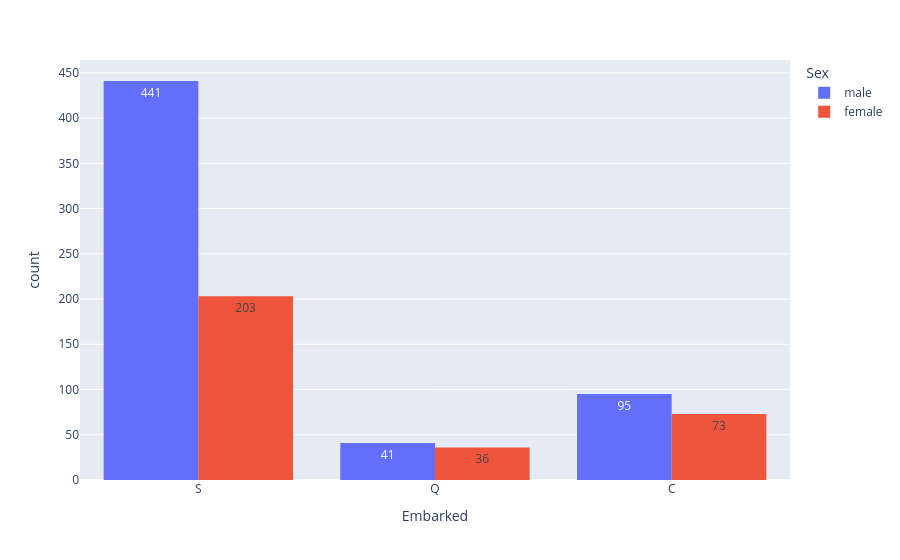

Source (notebook cell):
### Code cell
px.histogram(df,df['Embarked'],color='Sex',barmode='group',text_auto=True)

### Figure 1 — Plotly figure (JSON) as saved in the notebook; plotly's stock layout.template omitted (floating-point values rounded to 4 significant figures; data arrays with more than 128 entries replaced by an {"elided": "..."} marker saying what was removed)
{"data": [{"alignmentgroup": "True", "bingroup": "x", "hovertemplate": "Sex=male<br>Embarked=%{x}<br>count=%{y}<extra></extra>", "legendgroup": "male", "marker": {"color": "#636efa", "pattern": {"shape": ""}}, "name": "male", "offsetgroup": "male", "orientation": "v", "showlegend": true, "texttemplate": "%{value}", "type": "histogram", "x": {"elided": "577 str values"}, "xaxis": "x", "yaxis": "y"}, {"alignmentgroup": "True", "bingroup": "x", "hovertemplate": "Sex=female<br>Embarked=%{x}<br>count=%{y}<extra></extra>", "legendgroup": "female", "marker": {"color": "#EF553B", "pattern": {"shape": ""}}, "name": "female", "offsetgroup": "female", "orientation": "v", "showlegend": true, "texttemplate": "%{value}", "type": "histogram", "x": {"elided": "314 str values"}, "xaxis": "x", "yaxis": "y"}], "layout": {"barmode": "group", "legend": {"title": {"text": "Sex"}, "tracegroupgap": 0}, "margin": {"t": 60}, "xaxis": {"anchor": "y", "domain": [0, 1], "title": {"text": "Embarked"}}, "yaxis": {"anchor": "x", "domain": [0, 1], "title": {"text": "count"}}}}
